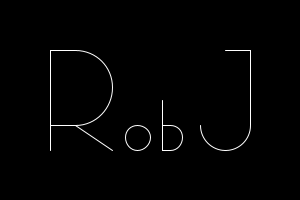
Frame 1 (no input)
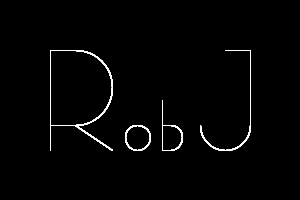
Frame 60 (the mouse pressed at the canvas centre just before this capture)
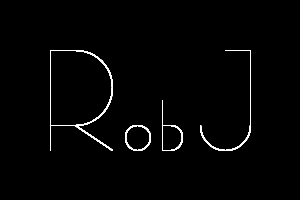
Frame 120 (the mouse held since frame 60 and released just before this capture)

The Processing sketch that drew these frames (run headless with seeded random() and noise(); from frame 60 on, the mouse is pressed at the canvas centre):

// Processing sketch: processing_102869
// ── processing_102869.pde

// My first processing sketch.
//we'll see how this goes

void setup() {
  size(300,200);
  background(0);
}

void draw() {
  stroke(255);
  //Draw the R
  line(50,50,50,150);
  line(50,50,75,50);
  line(50,125,75,125);
  noFill();
  arc(75,87.5,75,75,-1*HALF_PI,HALF_PI);
  line(75,125,112.5,150);
  //draw the o
  arc(137.5,137.5,25,25,0,PI*2);
  //draw the b
  line(162.5,100,162.5,150);
  line(162.5,125,170,125);
  line(162.5,150,170,150);
  arc(170,137.5,25,25,-1*HALF_PI,HALF_PI);
  //draw the J
  arc(225,125,50,50,0,PI);
  line(250,125,250,50);
  line(225,50,250,50);
}
